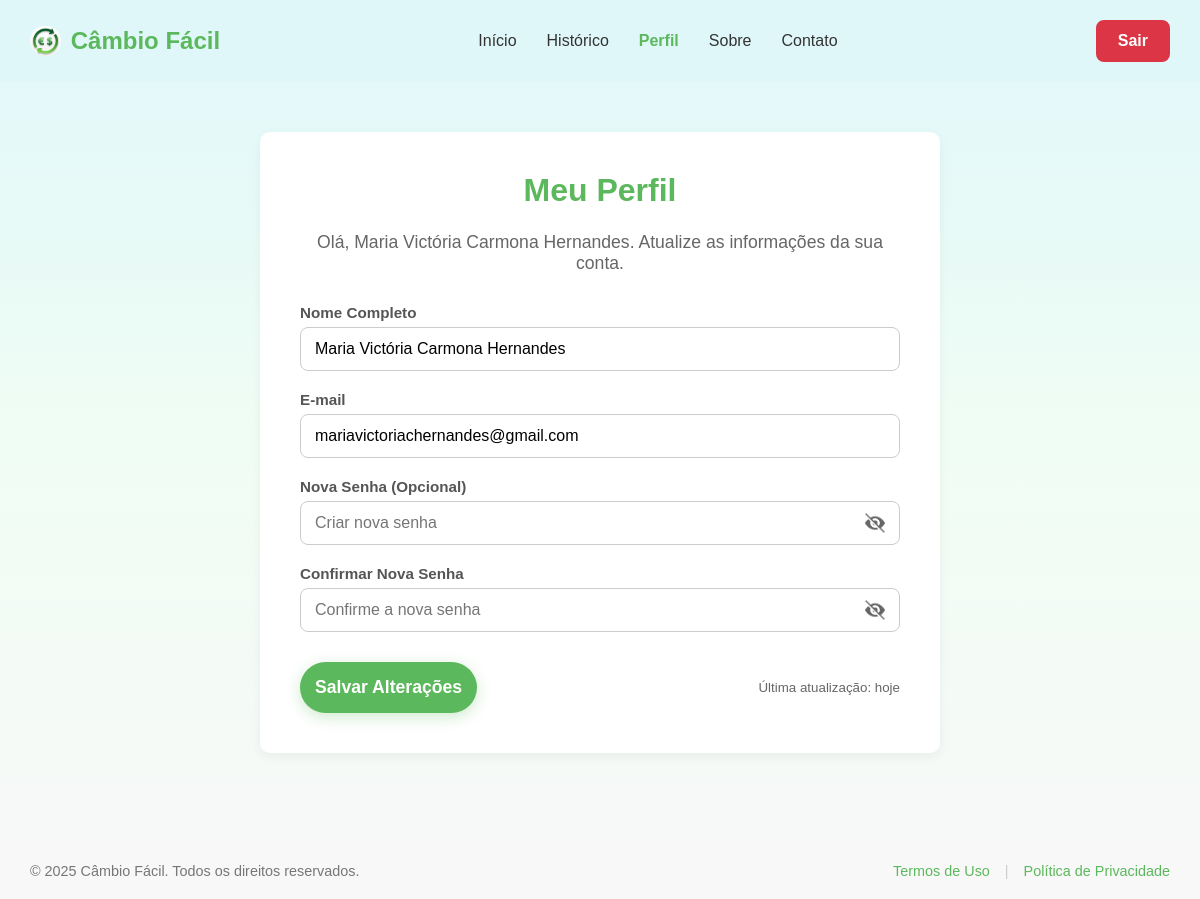
Screenshot of /profile (signed in) with the database file from the repository.
### app.py (models this page shows, shortened)
class User(db.Model):
    id = db.Column(db.Integer, primary_key=True)
    name = db.Column(db.String(100), nullable=False)
    email = db.Column(db.String(100), unique=True, nullable=False)
    password_hash = db.Column(db.String(255), nullable=False)
    history = db.relationship('ConversionHistory', backref='user', lazy=True)

### app.py (the view, shortened to what this page needs)
@app.route('/profile', methods=['GET', 'POST'])
def profile():
    if not g.logged_in:
        flash('Faça login para acessar o perfil.', 'warning')
        return redirect(url_for('login'))
    user = g.user
    user_name = user.name
    user_email = user.email
    return render_template(
        'profile.html',
        title='Câmbio Fácil | Meu Perfil',
        user_name=user_name,
        user_email=user_email,
        logged_in=g.logged_in
    )

### app.py (called while the page is built)
@app.before_request
def load_logged_in_user():
    user_id = session.get('user_id')
    if not user_id:
        g.user = None
        g.logged_in = False
    else:
        g.user = User.query.get(user_id)
        g.logged_in = True

### templates/profile.html (shortened to what this page needs)
{% extends "base.html" %}
{% block content %}
<section class="profile-page-wrapper">
    <div class="conversion-page-container profile-container">
        <div class="profile-header">
            <h1>Meu Perfil</h1><br>
            <p>Olá, {{ user_name }}. Atualize as informações da sua conta.</p>
        </div>
    <form action="{{ url_for('profile') }}" method="POST" class="profile-form">
        <div class="form-group">
            <label for="name">Nome Completo</label>
            <input type="text" id="name" name="name" value="{{ user_name }}" placeholder="Seu nome" required class="profile-input">
        </div>
        <div class="form-group">
            <label for="email">E-mail</label>
            <input type="email" id="email" name="email" value="{{ user_email }}" placeholder="Seu melhor e-mail" required class="profile-input">
        </div>
        <div class="form-group password-field">
            <label for="new_password">Nova Senha (Opcional)</label>
            <div class="input-with-toggle">
                <input type="password" id="new_password" name="new_password" placeholder="Criar nova senha" class="profile-input password-input">
                <span class="password-toggle" data-target="new_password">
                    <img src="{{ url_for('static', filename='images/Naovisivel.png') }}"
                         alt="Mostrar Senha"
                         class="password-toggle-img">
                </span>
            </div>
        </div>
        <div class="form-group password-field">
            <label for="confirm_password">Confirmar Nova Senha</label>
            <div class="input-with-toggle">
                <input type="password" id="confirm_password" name="confirm_password" placeholder="Confirme a nova senha" class="profile-input password-input">
                <span class="password-toggle" data-target="confirm_password">
                    <img src="{{ url_for('static', filename='images/Naovisivel.png') }}"
                         alt="Mostrar Senha"
                         class="password-toggle-img">
                </span>
            </div>
        </div>
        <div class="profile-form-footer">
            <button type="submit" class="btn-primary">Salvar Alterações</button>
            <small style="color: #666;">Última atualização: hoje</small>
        </div>
    </form>
</section>
{% endblock %}

### static/css/style.css (style rules this page uses)
body { font-family: 'Arial', sans-serif; margin: 0; padding: 0; background: linear-gradient(to bottom, #E0F7FA 0%, #F0FDF4 50%, #F8F8F8 100%); color: #333; display: flex; flex-direction: column; min-height: 100vh; overflow-x: hidden; overflow-y: auto; }
.conversion-page-container { margin-left: auto; margin-right: auto; }
.conversion-page-container { max-width: 950px; margin: 200px auto; padding: 30px; background-color: white; border-radius: 16px; box-shadow: 0 10px 30px rgba(0, 0, 0, 0.08); }
.form-group { margin-bottom: 25px; width: 100%; }
.form-group label { display: block; font-weight: 600; margin-bottom: 8px; color: #666; }
.btn-primary { text-decoration: none; width: 100%; padding: 15px; background-color: #5cb85c; color: white; border: none; border-radius: 6px; font-weight: bold; font-size: 1.1em; cursor: pointer; margin-top: 20px; transition: background-color 0.3s; }
.profile-container { max-width: 600px; margin: 50px auto; padding: 40px; background-color: white; border-radius: 10px; box-shadow: 0 4px 12px rgba(0, 0, 0, 0.05); }
.profile-header { text-align: center; margin-bottom: 30px; }
.profile-header h1 { font-size: 2em; color: #5cb85c; margin: 0; }
.profile-header p { font-size: 1.1em; color: #666; margin-top: 5px; }
.profile-form .form-group { margin-bottom: 20px; }
.profile-form label { font-weight: 600; color: #333; }
.profile-input { width: 100%; padding: 15px; border: 2px solid #ddd; border-radius: 8px; font-size: 1em; transition: border-color 0.3s, box-shadow 0.3s; box-sizing: border-box; }
.profile-form-footer { display: flex; align-items: center; justify-content: space-between; margin-top: 30px; }
.profile-form .btn-primary { width: auto; align-self: flex-start; margin-top: 0; margin-right: 15px; }
.form-group { margin-bottom: 18px; }
.form-group input { width: 100%; padding: 12px 14px; border-radius: 8px; border: 1px solid #ccc; }
.btn-primary { width: 100%; padding: 12px; margin-top: 15px; background: #5cb85c; border-radius: 8px; color: white; font-size: 16px; }
.form-group { margin-bottom: 25px; }
.form-group label { display: block; margin-bottom: 6px; font-weight: bold; color: #555; font-size: 0.95em; }
.btn-primary { width: 100%; padding: 15px; font-size: 1.1em; margin-top: 20px; background-color: #5cb85c; color: white; border: none; border-radius: 30px; font-weight: bold; cursor: pointer; transition: background-color 0.3s, transform 0.2s, box-shadow 0.2s; box-shadow: 0 4px 15px rgba(92, 184, 92, 0.3); }
.input-with-toggle { position: relative; }
.password-toggle { position: absolute; right: 15px; top: 50%; transform: translateY(-50%); cursor: pointer; color: #a0a0a0; font-size: 1.1em; padding: 5px; z-index: 10; transition: color 0.2s ease; }
.password-toggle { position: absolute; right: 10px; top: 50%; transform: translateY(-50%); cursor: pointer; padding: 5px; z-index: 10; }
.password-toggle-img { width: 20px; height: 20px; display: block; opacity: 0.6; transition: opacity 0.2s ease; }
.input-with-toggle input { padding-right: 40px !important; }

### rows the page displays
User: name "Maria Victória Carmona Hernandes", email "mariavictoriachernandes@gmail.com"
